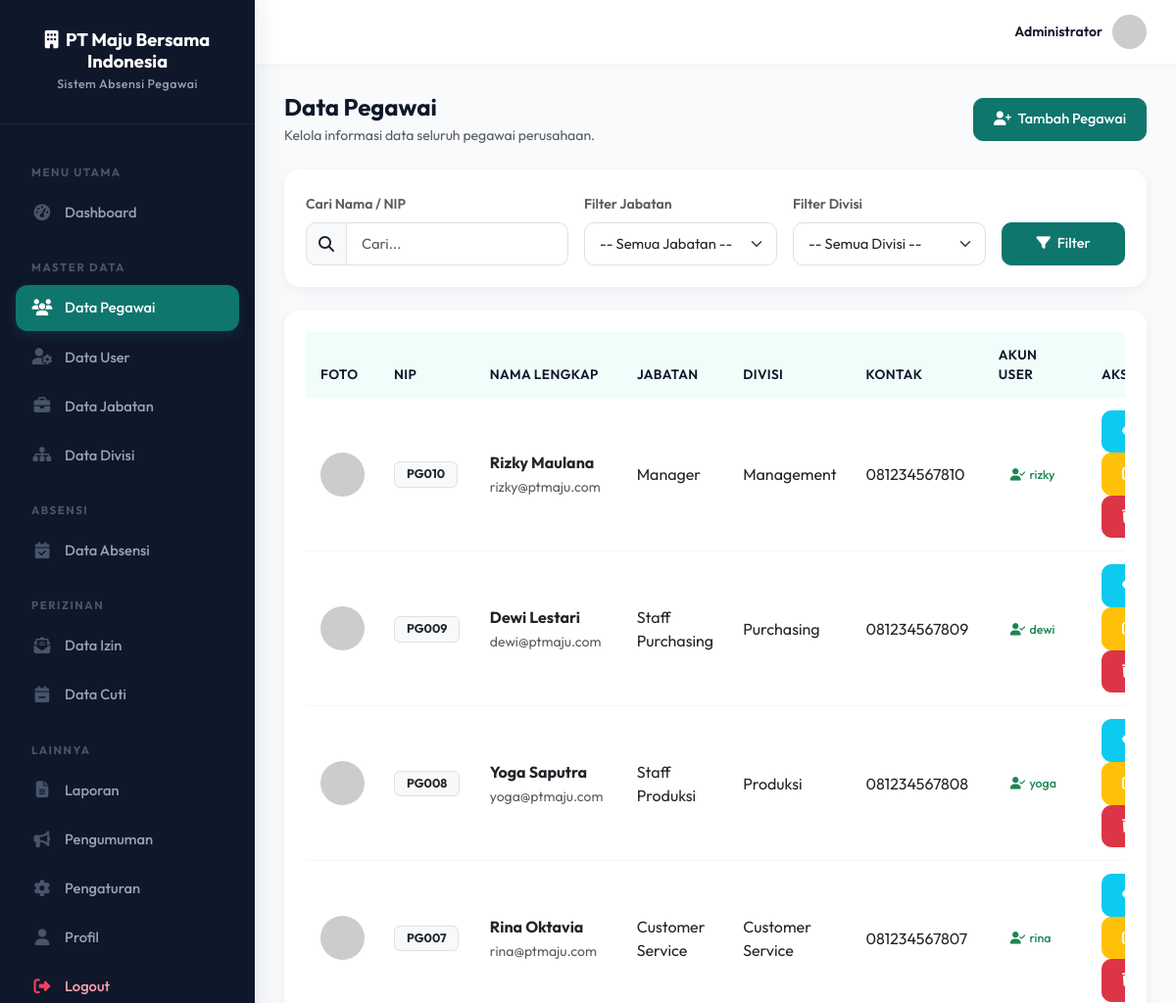
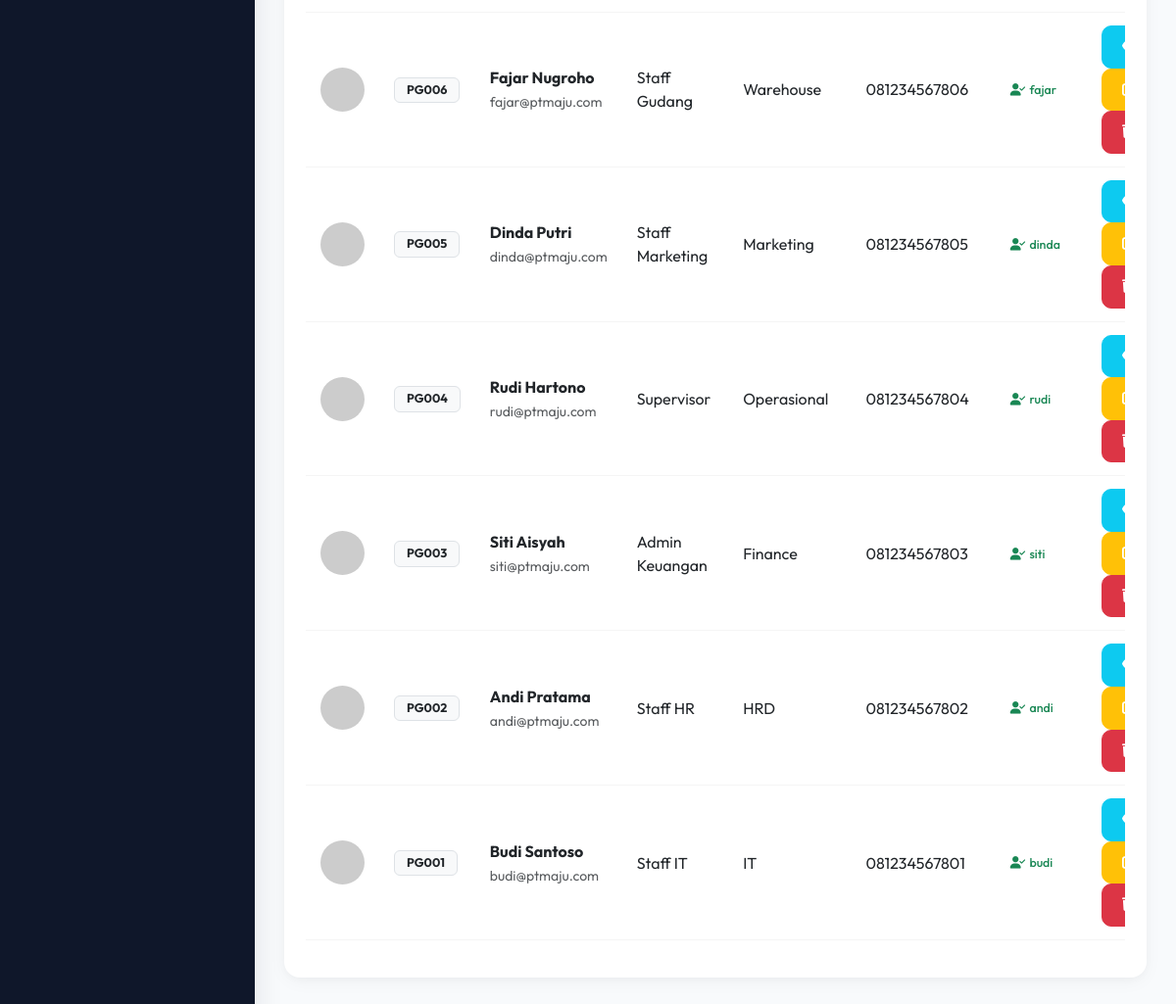
Screenshot of /admin/pegawai.php (signed in) with the database file from the repository (2 pictures, top to bottom).
### tables this page shows
CREATE TABLE pegawai (
    id INT AUTO_INCREMENT PRIMARY KEY,
    nip VARCHAR(20) NOT NULL UNIQUE,
    user_id INT NOT NULL,
    jabatan_id INT,
    divisi_id INT,
    nama VARCHAR(100) NOT NULL,
    email VARCHAR(100),
    no_hp VARCHAR(20),
    foto_profil VARCHAR(255) DEFAULT 'default.png',
    created_at TIMESTAMP DEFAULT CURRENT_TIMESTAMP,
    FOREIGN KEY (user_id) REFERENCES users(id) ON DELETE CASCADE,
    FOREIGN KEY (jabatan_id) REFERENCES jabatan(id) ON DELETE SET NULL,
    FOREIGN KEY (divisi_id) REFERENCES divisi(id) ON DELETE SET NULL
);

CREATE TABLE jabatan (
    id INT AUTO_INCREMENT PRIMARY KEY,
    nama_jabatan VARCHAR(100) NOT NULL,
    created_at TIMESTAMP DEFAULT CURRENT_TIMESTAMP
);

CREATE TABLE divisi (
    id INT AUTO_INCREMENT PRIMARY KEY,
    nama_divisi VARCHAR(100) NOT NULL,
    created_at TIMESTAMP DEFAULT CURRENT_TIMESTAMP
);

CREATE TABLE users (
    id INT AUTO_INCREMENT PRIMARY KEY,
    username VARCHAR(50) NOT NULL UNIQUE,
    password VARCHAR(255) NOT NULL,
    role ENUM('admin','pegawai') NOT NULL DEFAULT 'pegawai',
    is_active TINYINT(1) DEFAULT 1,
    created_at TIMESTAMP DEFAULT CURRENT_TIMESTAMP
);

### config/helpers.php (called while the page is built, shortened)
<?php
if (!function_exists('sanitize')) {
    function sanitize($data) {
        return htmlspecialchars(trim($data), ENT_QUOTES, 'UTF-8');
    }
}

### admin/pegawai.php (the view, shortened to what this page needs)
<?php
require_once 'layout/header.php';
$action = $_GET['action'] ?? 'list';
$search = sanitize($_GET['search'] ?? '');
$where_clause = '';
?>
<div class="page-content">
    <?php if ($action == 'list'): ?>
        <div class="d-flex justify-content-between align-items-center mb-4">
            <div>
                <h4 class="fw-bold mb-1">Data Pegawai</h4>
                <p class="text-muted small mb-0">Kelola informasi data seluruh pegawai perusahaan.</p>
            </div>
            <a href="?action=add" class="btn btn-primary"><i class="fas fa-user-plus me-1"></i> Tambah Pegawai</a>
        </div>
        <div class="card mb-4">
            <div class="card-body">
                <form method="GET" action="pegawai.php" class="row g-3">
                    <div class="col-md-4">
                        <label class="form-label small fw-semibold text-muted">Cari Nama / NIP</label>
                        <div class="input-group">
                            <span class="input-group-text"><i class="fas fa-search"></i></span>
                            <input type="text" name="search" class="form-control" placeholder="Cari..." value="<?= htmlspecialchars($search) ?>">
                        </div>
                    </div>
                    <div class="col-md-3">
                        <label class="form-label small fw-semibold text-muted">Filter Jabatan</label>
                        <select name="jabatan_id" class="form-select">
                            <option value="">-- Semua Jabatan --</option>
                        </select>
                    </div>
                    <div class="col-md-3">
                        <label class="form-label small fw-semibold text-muted">Filter Divisi</label>
                        <select name="divisi_id" class="form-select">
                            <option value="">-- Semua Divisi --</option>
                        </select>
                    </div>
                    <div class="col-md-2 d-flex align-items-end">
                        <button type="submit" class="btn btn-primary w-100"><i class="fas fa-filter me-1"></i> Filter</button>
                    </div>
                </form>
            </div>
        </div>
        <div class="card">
            <div class="card-body">
                <div class="table-responsive">
                    <table class="table table-hover">
                        <thead>
                            <tr>
                                <th>Foto</th>
                                <th>NIP</th>
                                <th>Nama Lengkap</th>
                                <th>Jabatan</th>
                                <th>Divisi</th>
                                <th>Kontak</th>
                                <th>Akun User</th>
                                <th>Aksi</th>
                            </tr>
                        </thead>
                        <tbody>
                            <?php
                            $query_str = "SELECT p.*, u.username, j.nama_jabatan, d.nama_divisi
                                          FROM pegawai p
                                          LEFT JOIN users u ON p.user_id = u.id
                                          LEFT JOIN jabatan j ON p.jabatan_id = j.id
                                          LEFT JOIN divisi d ON p.divisi_id = d.id
                                          $where_clause
                                          ORDER BY p.id DESC";
                            $q = $conn->query($query_str);
                            if ($q->num_rows > 0):
                                while ($row = $q->fetch_assoc()):
                            ?>
                            <tr>
                                <td>
                                    <img src="../uploads/profil/<?= $row['foto_profil'] ?: 'default.png' ?>" class="rounded-circle" style="width: 45px; height: 45px; object-fit: cover;" onerror="this.src='https://ui-avatars.com/api/?name=<?= urlencode($row['nama']) ?>&background=4361ee&color=fff'">
                                </td>
                                <td><span class="badge bg-light text-dark fw-bold border"><?= htmlspecialchars($row['nip']) ?></span></td>
                                <td>
                                    <div class="fw-bold text-dark"><?= htmlspecialchars($row['nama']) ?></div>
                                    <span class="text-muted small"><?= htmlspecialchars($row['email'] ?: '-') ?></span>
                                </td>
                                <td><?= htmlspecialchars($row['nama_jabatan'] ?: '-') ?></td>
                                <td><?= htmlspecialchars($row['nama_divisi'] ?: '-') ?></td>
                                <td><?= htmlspecialchars($row['no_hp'] ?: '-') ?></td>
                                <td>
                                    <?php if ($row['username']): ?>
                                        <span class="badge bg-success-light text-success"><i class="fas fa-user-check me-1"></i><?= htmlspecialchars($row['username']) ?></span>
                                    <?php else: ?>
                                        <span class="badge bg-danger-light text-danger"><i class="fas fa-user-times me-1"></i>Belum dikaitkan</span>
                                    <?php endif; ?>
                                </td>
                                <td>
                                    <a href="?action=detail&id=<?= $row['id'] ?>" class="btn btn-sm btn-info text-white me-1" title="Detail"><i class="fas fa-eye"></i></a>
                                    <a href="?action=edit&id=<?= $row['id'] ?>" class="btn btn-sm btn-warning text-white me-1" title="Edit"><i class="fas fa-edit"></i></a>
                                    <a href="?action=delete&id=<?= $row['id'] ?>" class="btn btn-sm btn-danger" onclick="return confirm('Apakah Anda yakin ingin menghapus data pegawai ini? Semua riwayat absensi, izin, dan cuti pegawai bersangkutan akan terhapus.')" title="Hapus"><i class="fas fa-trash"></i></a>
                                </td>
                            </tr>
                            <?php
                                endwhile;
                            else:
                            ?>
                            <tr>
                                <td colspan="8" class="text-center text-muted py-4">Tidak ada data pegawai yang cocok.</td>
                            </tr>
                            <?php endif; ?>
                        </tbody>
                    </table>
                </div>
            </div>
        </div>
    <?php endif; ?>
</div>
<?php require_once 'layout/footer.php'; ?>

### admin/layout/header.php (shortened to what this page needs)
<?php
require_once '../config/helpers.php';
$current_page = basename($_SERVER['PHP_SELF']);
?>
<!DOCTYPE html>
<html lang="id">
<head>
    <link href="https://cdn.jsdelivr.net/npm/bootstrap@5.3.0/dist/css/bootstrap.min.css" rel="stylesheet">
    <link rel="stylesheet" href="https://cdnjs.cloudflare.com/ajax/libs/font-awesome/6.4.0/css/all.min.css">
    <link rel="stylesheet" href="../assets/css/style.css">
</head>
<body>
<div class="wrapper">
    <nav id="sidebar">
        <div class="brand">
            <h5><i class="fas fa-building me-1"></i> <?= NAMA_PERUSAHAAN ?></h5>
            <small><?= NAMA_SISTEM ?></small>
        </div>
        <div class="nav-menu">
            <div class="nav-label">Menu Utama</div>
            <div class="nav-item <?= $current_page=='index.php'?'active':'' ?>">
                <a href="index.php"><i class="fas fa-tachometer-alt"></i> Dashboard</a>
            </div>
            <div class="nav-label">Master Data</div>
            <div class="nav-item <?= $current_page=='pegawai.php'?'active':'' ?>">
                <a href="pegawai.php"><i class="fas fa-users"></i> Data Pegawai</a>
            </div>
            <div class="nav-item <?= $current_page=='user.php'?'active':'' ?>">
                <a href="user.php"><i class="fas fa-user-cog"></i> Data User</a>
            </div>
            <div class="nav-item <?= $current_page=='jabatan.php'?'active':'' ?>">
                <a href="jabatan.php"><i class="fas fa-briefcase"></i> Data Jabatan</a>
            </div>
            <div class="nav-item <?= $current_page=='divisi.php'?'active':'' ?>">
                <a href="divisi.php"><i class="fas fa-sitemap"></i> Data Divisi</a>
            </div>
            <div class="nav-label">Absensi</div>
            <div class="nav-item <?= $current_page=='absensi.php'?'active':'' ?>">
                <a href="absensi.php"><i class="fas fa-calendar-check"></i> Data Absensi</a>
            </div>
            <div class="nav-label">Perizinan</div>
            <div class="nav-item <?= $current_page=='izin.php'?'active':'' ?>">
                <a href="izin.php"><i class="fas fa-envelope-open-text"></i> Data Izin</a>
            </div>
            <div class="nav-item <?= $current_page=='cuti.php'?'active':'' ?>">
                <a href="cuti.php"><i class="fas fa-calendar-minus"></i> Data Cuti</a>
            </div>
            <div class="nav-label">Lainnya</div>
            <div class="nav-item <?= $current_page=='laporan.php'?'active':'' ?>">
                <a href="laporan.php"><i class="fas fa-file-alt"></i> Laporan</a>
            </div>
            <div class="nav-item <?= $current_page=='pengumuman.php'?'active':'' ?>">
                <a href="pengumuman.php"><i class="fas fa-bullhorn"></i> Pengumuman</a>
            </div>
            <div class="nav-item <?= $current_page=='pengaturan.php'?'active':'' ?>">
                <a href="pengaturan.php"><i class="fas fa-cog"></i> Pengaturan</a>
            </div>
            <div class="nav-item <?= $current_page=='profil.php'?'active':'' ?>">
                <a href="profil.php"><i class="fas fa-user"></i> Profil</a>
            </div>
            <div class="nav-item danger">
                <a href="../logout.php" onclick="return confirm('Yakin ingin logout?')"><i class="fas fa-sign-out-alt"></i> Logout</a>
            </div>
        </div>
    </nav>
    <div id="content">
        <div class="topbar">
            <div class="user-info">
                <span class="small fw-semibold">Administrator</span>
                <img src="../assets/img/admin.png" alt="Admin" onerror="this.src='https://ui-avatars.com/api/?name=Admin&background=4361ee&color=fff'">
            </div>
        </div>

### admin/layout/footer.php (shortened to what this page needs)
    </div>
</div>
</body>
</html>

### assets/css/style.css (style rules this page uses)
:root { --primary: #0f766e; --primary-dark: #0d9488; --primary-light: #f0fdfa; --secondary: #64748b; --success: #0d9488; --danger: #e11d48; --warning: #d97706; --info: #0284c7; --bg: #f8fafc; --white: #ffffff; --sidebar-w: 260px; --text: #0f172a; --text-muted: #64748b; --shadow: 0 4px 20px -2px rgba(15, 23, 42, 0.05), 0 2px 8px -1px rgba(15, 23, 42, 0.03); --radius: 16px; }
* { box-sizing: border-box; }
body { font-family: 'Outfit', sans-serif; background: var(--bg); color: var(--text); margin: 0; }
a { text-decoration: none; }
.wrapper { display: flex; min-height: 100vh; }
#sidebar { width: var(--sidebar-w); min-width: var(--sidebar-w); background: #0f172a; box-shadow: 4px 0 25px rgba(15, 23, 42, 0.08); display: flex; flex-direction: column; position: fixed; top: 0; left: 0; bottom: 0; z-index: 1000; transition: transform 0.3s; }
#sidebar .brand { padding: 30px 24px; border-bottom: 1px solid #1e293b; text-align: center; }
#sidebar .brand h5 { color: #ffffff; font-weight: 700; margin: 0; font-size: 1.15rem; }
#sidebar .brand small { color: #94a3b8; font-size: 0.78rem; font-weight: 500; letter-spacing: 0.5px; margin-top: 3px; display: block; }
#sidebar .nav-menu { padding: 20px 16px; flex: 1; overflow-y: auto; }
#sidebar .nav-label { font-size: 0.72rem; text-transform: uppercase; letter-spacing: 1.5px; color: #475569; padding: 20px 16px 10px; font-weight: 700; }
#sidebar .nav-item { margin-bottom: 4px; }
#sidebar .nav-item a { display: flex; align-items: center; padding: 12px 16px; color: #94a3b8; border-radius: 12px; font-size: 0.92rem; font-weight: 500; transition: all 0.2s; }
#sidebar .nav-item a i { width: 22px; margin-right: 12px; color: #475569; font-size: 1.05rem; text-align: center; transition: all 0.2s; }
#sidebar .nav-item.active a { background: var(--primary); color: #ffffff; box-shadow: 0 4px 12px rgba(15, 118, 110, 0.25); }
#sidebar .nav-item.active a i { color: #ffffff; }
#sidebar .nav-item.danger a { color: #fda4af; }
#sidebar .nav-item.danger a i { color: #f43f5e; }
#content { margin-left: var(--sidebar-w); width: calc(100% - var(--sidebar-w)); min-height: 100vh; }
.topbar { background: var(--white); padding: 15px 30px; display: flex; align-items: center; justify-content: space-between; box-shadow: 0 2px 10px rgba(0,0,0,0.03); position: sticky; top: 0; z-index: 500; }
.topbar .user-info { display: flex; align-items: center; gap: 10px; }
.topbar .user-info img { width: 35px; height: 35px; border-radius: 50%; object-fit: cover; }
.page-content { padding: 30px; }
.card { border: none; border-radius: var(--radius); box-shadow: var(--shadow); background: var(--white); margin-bottom: 25px; }
.card-body { padding: 22px; }
.table thead th { background: var(--primary-light); color: var(--text); font-weight: 600; font-size: 0.85rem; text-transform: uppercase; letter-spacing: 0.4px; border-bottom: none; padding: 13px 15px; }
.table tbody td { padding: 13px 15px; vertical-align: middle; border-color: #f5f5f5; }
.badge { padding: 6px 12px; border-radius: 6px; font-weight: 500; font-size: 0.78rem; }
.form-control, .form-select { border-radius: 10px; padding: 10px 15px; border: 1px solid #e0e0e0; font-size: 0.92rem; }
.input-group-text { border-radius: 10px 0 0 10px; background: #f8f9fa; border-color: #e0e0e0; }
.btn { border-radius: 10px; font-weight: 500; padding: 10px 20px; font-size: 0.9rem; transition: all 0.2s; }
.btn-primary { background: var(--primary); border-color: var(--primary); }

### rows the page displays
pegawai: nip "PG010", nama "Rizky Maulana", email "rizky@ptmaju.com", jabatan.nama_jabatan "Manager", divisi.nama_divisi "Management", no_hp "081234567810", user.username "rizky"
pegawai: nip "PG009", nama "Dewi Lestari", email "dewi@ptmaju.com", jabatan.nama_jabatan "Staff Purchasing", divisi.nama_divisi "Purchasing", no_hp "081234567809", user.username "dewi"
pegawai: nip "PG008", nama "Yoga Saputra", email "yoga@ptmaju.com", jabatan.nama_jabatan "Staff Produksi", divisi.nama_divisi "Produksi", no_hp "081234567808", user.username "yoga"
pegawai: nip "PG007", nama "Rina Oktavia", email "rina@ptmaju.com", jabatan.nama_jabatan "Customer Service", divisi.nama_divisi "Customer Service", no_hp "081234567807", user.username "rina"
pegawai: nip "PG006", nama "Fajar Nugroho", email "fajar@ptmaju.com", jabatan.nama_jabatan "Staff Gudang", divisi.nama_divisi "Warehouse", no_hp "081234567806", user.username "fajar"
pegawai: nip "PG005", nama "Dinda Putri", email "dinda@ptmaju.com", jabatan.nama_jabatan "Staff Marketing", divisi.nama_divisi "Marketing", no_hp "081234567805", user.username "dinda"
pegawai: nip "PG004", nama "Rudi Hartono", email "rudi@ptmaju.com", jabatan.nama_jabatan "Supervisor", divisi.nama_divisi "Operasional", no_hp "081234567804", user.username "rudi"
pegawai: nip "PG003", nama "Siti Aisyah", email "siti@ptmaju.com", jabatan.nama_jabatan "Admin Keuangan", divisi.nama_divisi "Finance", no_hp "081234567803", user.username "siti"
pegawai: nip "PG002", nama "Andi Pratama", email "andi@ptmaju.com", jabatan.nama_jabatan "Staff HR", divisi.nama_divisi "HRD", no_hp "081234567802", user.username "andi"
pegawai: nip "PG001", nama "Budi Santoso", email "budi@ptmaju.com", jabatan.nama_jabatan "Staff IT", divisi.nama_divisi "IT", no_hp "081234567801", user.username "budi"

### other values shown
NAMA_PERUSAHAAN "PT Maju Bersama Indonesia"
NAMA_SISTEM "Sistem Absensi Pegawai"
